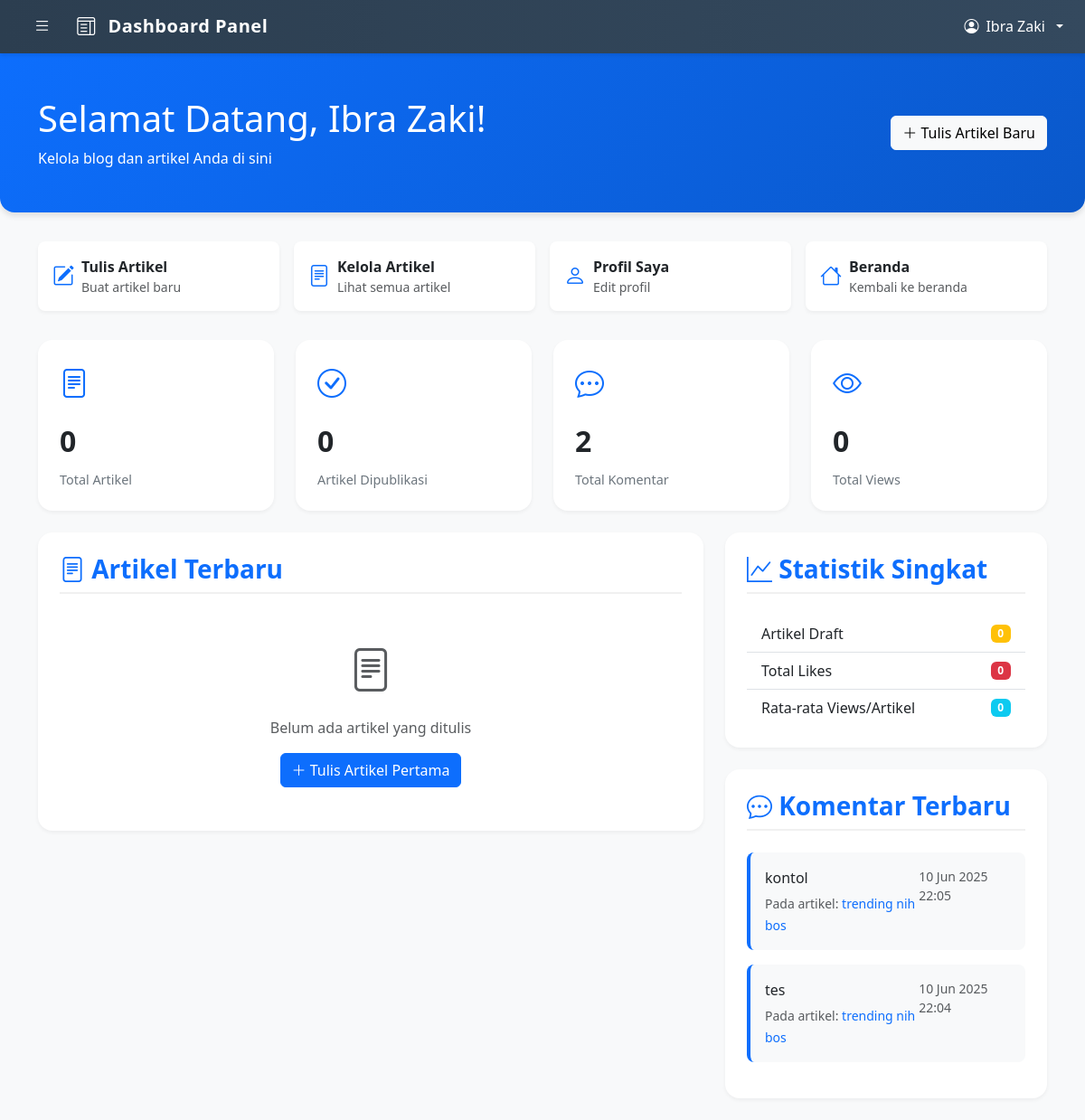
/bloging/dashboard/users/index.php (signed in), run on the app's committed database.
### tables this page shows
CREATE TABLE IF NOT EXISTS `users` (
  `id` int NOT NULL AUTO_INCREMENT,
  `fname` varchar(255) NOT NULL,
  `username` varchar(255) NOT NULL,
  `password` varchar(255) NOT NULL,
  PRIMARY KEY (`id`),
  UNIQUE KEY `username` (`username`)
);

CREATE TABLE IF NOT EXISTS `comment` (
  `comment_id` int NOT NULL AUTO_INCREMENT,
  `comment` text NOT NULL,
  `user_id` int NOT NULL,
  `blog_id` int NOT NULL,
  `parent_id` int DEFAULT NULL,
  `status` enum('active','deleted') NOT NULL DEFAULT 'active',
  `created_at` datetime NOT NULL DEFAULT CURRENT_TIMESTAMP,
  `updated_at` datetime DEFAULT NULL ON UPDATE CURRENT_TIMESTAMP,
  PRIMARY KEY (`comment_id`),
  KEY `blog_id` (`blog_id`),
  KEY `user_id` (`user_id`),
  KEY `parent_id` (`parent_id`)
);

CREATE TABLE IF NOT EXISTS `blogs` (
  `id` int NOT NULL AUTO_INCREMENT,
  `title` varchar(255) NOT NULL,
  `content` text NOT NULL,
  `image` varchar(255) DEFAULT NULL,
  `created_at` timestamp NULL DEFAULT CURRENT_TIMESTAMP,
  `category_id` int DEFAULT NULL,
  `author_id` int DEFAULT NULL,
  `author_type` enum('admin','user') DEFAULT NULL,
  `status` enum('draft','published') DEFAULT 'draft',
  `views` int NOT NULL DEFAULT '0',
  PRIMARY KEY (`id`)
);

### bloging/dashboard/users/index.php (the view, shortened to what this page needs)
<?php
include '../../config.php';
$user_id = (int) $_SESSION['author_id'];
$user_query = $conn->prepare("SELECT * FROM users WHERE id = ?");
$user_query->bind_param("i", $user_id);
$user_query->execute();
$user = $user_query->get_result()->fetch_assoc();
$stats_query = "
    SELECT
        (SELECT COUNT(*) FROM blogs WHERE author_id = ? AND author_type = 'user') as total_blogs,
        (SELECT COUNT(*) FROM blogs WHERE author_id = ? AND author_type = 'user' AND status = 'published') as published_blogs,
        (SELECT COUNT(*) FROM blogs WHERE author_id = ? AND author_type = 'user' AND status = 'draft') as draft_blogs,
        (SELECT COUNT(*) FROM comment WHERE user_id = ?) as total_comments,
        (SELECT COUNT(*) FROM post_like WHERE liked_by = ?) as total_likes,
        (SELECT SUM(views) FROM blogs WHERE author_id = ? AND author_type = 'user') as total_views
";
$stats_stmt = $conn->prepare($stats_query);
$stats_stmt->bind_param("iiiiii", $user_id, $user_id, $user_id, $user_id, $user_id, $user_id);
$stats_stmt->execute();
$stats = $stats_stmt->get_result()->fetch_assoc();
$articles_query = "
    SELECT b.*, c.category as category_name
    FROM blogs b
    LEFT JOIN category c ON b.category_id = c.id
    WHERE b.author_id = ? AND b.author_type = 'user'
    ORDER BY b.created_at DESC
    LIMIT 5
";
$articles_stmt = $conn->prepare($articles_query);
$articles_stmt->bind_param("i", $user_id);
$articles_stmt->execute();
$recent_articles = $articles_stmt->get_result();
$comments_query = "
    SELECT c.*, b.title as blog_title
    FROM comment c
    JOIN blogs b ON c.blog_id = b.id
    WHERE c.user_id = ?
    ORDER BY c.created_at DESC
    LIMIT 5
";
$comments_stmt = $conn->prepare($comments_query);
$comments_stmt->bind_param("i", $user_id);
$comments_stmt->execute();
$recent_comments = $comments_stmt->get_result();
?>
<!DOCTYPE html>
<html lang="id">
<head>
    <link href="https://cdn.jsdelivr.net/npm/bootstrap@5.3.0/dist/css/bootstrap.min.css" rel="stylesheet">
    <link href="https://cdn.jsdelivr.net/npm/bootstrap-icons@1.10.5/font/bootstrap-icons.css" rel="stylesheet">
</head>
<body class="bg-light">
    <?php include '../components/navbar.php' ?>
    <?php include '../components/user-sidebar.php' ?>
    <div class="dashboard-header">
        <div class="container">
            <div class="row align-items-center">
                <div class="col-md-8">
                    <h1 class="mb-2">Selamat Datang, <?= htmlspecialchars($user['fname']) ?>!</h1>
                    <p class="mb-0">Kelola blog dan artikel Anda di sini</p>
                </div>
                <div class="col-md-4 text-md-end mt-3 mt-md-0">
                    <a href="../../add_blog.php" class="btn btn-light">
                        <i class="bi bi-plus-lg"></i> Tulis Artikel Baru
                    </a>
                </div>
            </div>
        </div>
    </div>
    <div class="container">
        <div class="quick-actions">
            <a href="../../add_blog.php" class="quick-action-btn">
                <i class="bi bi-pencil-square"></i>
                <div>
                    <strong>Tulis Artikel</strong>
                    <div class="text-muted small">Buat artikel baru</div>
                </div>
            </a>
            <a href="blog_management.php" class="quick-action-btn">
                <i class="bi bi-file-text"></i>
                <div>
                    <strong>Kelola Artikel</strong>
                    <div class="text-muted small">Lihat semua artikel</div>
                </div>
            </a>
            <a href="profile.php" class="quick-action-btn">
                <i class="bi bi-person"></i>
                <div>
                    <strong>Profil Saya</strong>
                    <div class="text-muted small">Edit profil</div>
                </div>
            </a>
            <a href="../../../index.php" class="quick-action-btn">
                <i class="bi bi-house"></i>
                <div>
                    <strong>Beranda</strong>
                    <div class="text-muted small">Kembali ke beranda</div>
                </div>
            </a>
        </div>
        <div class="row g-4 mb-4">
            <div class="col-md-3">
                <div class="stats-card">
                    <div class="stats-icon">
                        <i class="bi bi-file-text"></i>
                    </div>
                    <div class="stats-number"><?= number_format($stats['total_blogs']) ?></div>
                    <div class="stats-label">Total Artikel</div>
                </div>
            </div>
            <div class="col-md-3">
                <div class="stats-card">
                    <div class="stats-icon">
                        <i class="bi bi-check-circle"></i>
                    </div>
                    <div class="stats-number"><?= number_format($stats['published_blogs']) ?></div>
                    <div class="stats-label">Artikel Dipublikasi</div>
                </div>
            </div>
            <div class="col-md-3">
                <div class="stats-card">
                    <div class="stats-icon">
                        <i class="bi bi-chat-dots"></i>
                    </div>
                    <div class="stats-number"><?= number_format($stats['total_comments']) ?></div>
                    <div class="stats-label">Total Komentar</div>
                </div>
            </div>
            <div class="col-md-3">
                <div class="stats-card">
                    <div class="stats-icon">
                        <i class="bi bi-eye"></i>
                    </div>
                    <div class="stats-number"><?= number_format($stats['total_views']) ?></div>
                    <div class="stats-label">Total Views</div>
                </div>
            </div>
        </div>
        <div class="row">
            <div class="col-md-8">
                <div class="content-card">
                    <h3 class="card-title">
                        <i class="bi bi-file-text"></i> Artikel Terbaru
                    </h3>
                    <?php if ($recent_articles->num_rows > 0): ?>
                        <?php while ($article = $recent_articles->fetch_assoc()): ?>
                            <div class="article-item">
                                <div class="d-flex justify-content-between align-items-start">
                                    <div>
                                        <h5 class="mb-1">
                                            <a href="../../view_detail.php?id=<?= $article['id'] ?>" class="text-decoration-none">
                                                <?= strip_tags($article['title']) ?>
                                            </a>
                                        </h5>
                                        <div class="mb-2">
                                            <span class="badge bg-light text-dark">
                                                <?= htmlspecialchars($article['category_name']) ?>
                                            </span>
                                            <span class="badge bg-<?= $article['status'] === 'published' ? 'success' : 'warning' ?>">
                                                <?= ucfirst($article['status']) ?>
                                            </span>
                                            <span class="badge bg-info">
                                                <i class="bi bi-eye-fill"></i> <?= number_format($article['views']) ?>
                                            </span>
                                        </div>
                                        <small class="text-muted">
                                            <i class="bi bi-calendar"></i> <?= date('d M Y H:i', strtotime($article['created_at'])) ?>
                                        </small>
                                    </div>
                                    <?php if (!empty($article['image'])): ?>
                                        <div class="thumbnail-container ms-3">
                                            <img src="../../uploads/<?= basename($article['image']) ?>" alt="Thumbnail">
                                        </div>
                                    <?php endif; ?>
                                </div>
                            </div>
                        <?php endwhile; ?>
                        <div class="text-center mt-3">
                            <a href="blog_management.php" class="btn btn-outline-primary">
                                Lihat Semua Artikel
                            </a>
                        </div>
                    <?php else: ?>
                        <div class="text-center text-muted py-4">
                            <i class="bi bi-file-text" style="font-size: 3rem;"></i>
                            <p class="mt-3">Belum ada artikel yang ditulis</p>
                            <a href="add_blog.php" class="btn btn-primary">
                                <i class="bi bi-plus-lg"></i> Tulis Artikel Pertama
                            </a>
                        </div>
                    <?php endif; ?>
                </div>
            </div>
            <div class="col-md-4">
                <div class="content-card">
                    <h3 class="card-title">
                        <i class="bi bi-graph-up"></i> Statistik Singkat
                    </h3>
                    <div class="list-group list-group-flush">
                        <div class="list-group-item d-flex justify-content-between align-items-center">
                            <span>Artikel Draft</span>
                            <span class="badge bg-warning"><?= number_format($stats['draft_blogs']) ?></span>
                        </div>
                        <div class="list-group-item d-flex justify-content-between align-items-center">
                            <span>Total Likes</span>
                            <span class="badge bg-danger"><?= number_format($stats['total_likes']) ?></span>
                        </div>
                        <div class="list-group-item d-flex justify-content-between align-items-center">
                            <span>Rata-rata Views/Artikel</span>
                            <span class="badge bg-info">
                                <?= $stats['total_blogs'] > 0
                                    ? number_format($stats['total_views'] / $stats['total_blogs'], 1)
                                    : 0 ?>
                            </span>
                        </div>
                    </div>
                </div>
                <div class="content-card">
                    <h3 class="card-title">
                        <i class="bi bi-chat-dots"></i> Komentar Terbaru
                    </h3>
                    <?php if ($recent_comments->num_rows > 0): ?>
                        <?php while ($comment = $recent_comments->fetch_assoc()): ?>
                            <div class="comment-item">
                                <div class="d-flex justify-content-between">
                                    <div>
                                        <p class="mb-1"><?= htmlspecialchars($comment['comment']) ?></p>
                                        <small class="text-muted">
                                            Pada artikel:
                                            <a href="../../view_detail.php?id=<?= $comment['blog_id'] ?>" class="text-decoration-none">
                                                <?= strip_tags($comment['blog_title']) ?>
                                            </a>
                                        </small>
                                    </div>
                                    <small class="text-muted">
                                        <?= date('d M Y H:i', strtotime($comment['created_at'])) ?>
                                    </small>
                                </div>
                            </div>
                        <?php endwhile; ?>
                    <?php endif; ?>
                </div>
            </div>
        </div>
    </div>
</body>
</html>

### bloging/dashboard/components/navbar.php (shortened to what this page needs)
<?php
$displayName = '';
if (isset($_SESSION['username'])) {
    if ($_SESSION['author_type'] === 'admin') {
        $stmt = $conn->prepare("SELECT first_name FROM admin WHERE username = ?");
    } else {
        $stmt = $conn->prepare("SELECT fname FROM users WHERE username = ?");
    }
    $stmt->bind_param("s", $_SESSION['username']);
    if ($stmt->execute()) {
        $stmt->bind_result($name);
        if ($stmt->fetch()) {
            $displayName = $name;
        }
    }
}
?>
<link href="https://cdn.jsdelivr.net/npm/bootstrap@5.3.0/dist/css/bootstrap.min.css" rel="stylesheet">
<link href="https://cdn.jsdelivr.net/npm/bootstrap-icons@1.10.5/font/bootstrap-icons.css" rel="stylesheet">
<nav class="navbar navbar-dark">
    <div class="container-fluid">
        <div class="d-flex align-items-center">
            <button class="btn btn-toggle-sidebar me-3" type="button" data-bs-toggle="offcanvas" data-bs-target="#sidebar" aria-controls="sidebar">
                <i class="bi bi-list"></i>
            </button>
            <a class="navbar-brand" href="#">
                <i class="bi bi-layout-text-window me-2"></i>
                Dashboard Panel
            </a>
        </div>
        <div class="d-flex align-items-center">
            <div class="dropdown profile-dropdown">
                <a class="dropdown-toggle" href="#" role="button" id="profileDropdown" data-bs-toggle="dropdown" aria-expanded="false">
                    <i class="bi bi-person-circle"></i>
                    <?php echo htmlspecialchars($displayName); ?>
                </a>
            </div>
        </div>
    </div>
</nav>

### data on the page
users: fname "Ibra Zaki"
comment: comment "kontol", blog.title "trending nih bos", created_at "10 Jun 2025 22:05"
comment: comment "tes", blog.title "trending nih bos", created_at "10 Jun 2025 22:04"

### other printed values
$stats['total_blogs'] "0"
$stats['published_blogs'] "0"
$stats['total_comments'] "2"
$stats['total_views'] "0"
$stats['draft_blogs'] "0"
$stats['total_likes'] "0"
